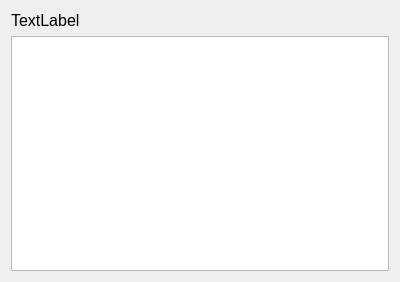
<?xml version="1.0" encoding="UTF-8"?>
<ui version="4.0">
 <class>TextDialog</class>
 <widget class="QDialog" name="TextDialog">
  <property name="geometry">
   <rect>
    <x>0</x>
    <y>0</y>
    <width>400</width>
    <height>282</height>
   </rect>
  </property>
  <property name="font">
   <font>
    <pointsize>12</pointsize>
   </font>
  </property>
  <property name="windowTitle">
   <string>Markscheme</string>
  </property>
  <layout class="QVBoxLayout" name="verticalLayout">
   <item>
    <widget class="QLabel" name="lMarkschemeNotice">
     <property name="sizePolicy">
      <sizepolicy hsizetype="Preferred" vsizetype="Fixed">
       <horstretch>0</horstretch>
       <verstretch>0</verstretch>
      </sizepolicy>
     </property>
     <property name="text">
      <string>TextLabel</string>
     </property>
    </widget>
   </item>
   <item>
    <widget class="QTextEdit" name="textEdit">
     <property name="undoRedoEnabled">
      <bool>false</bool>
     </property>
     <property name="readOnly">
      <bool>true</bool>
     </property>
    </widget>
   </item>
  </layout>
 </widget>
 <resources/>
 <connections/>
</ui>
